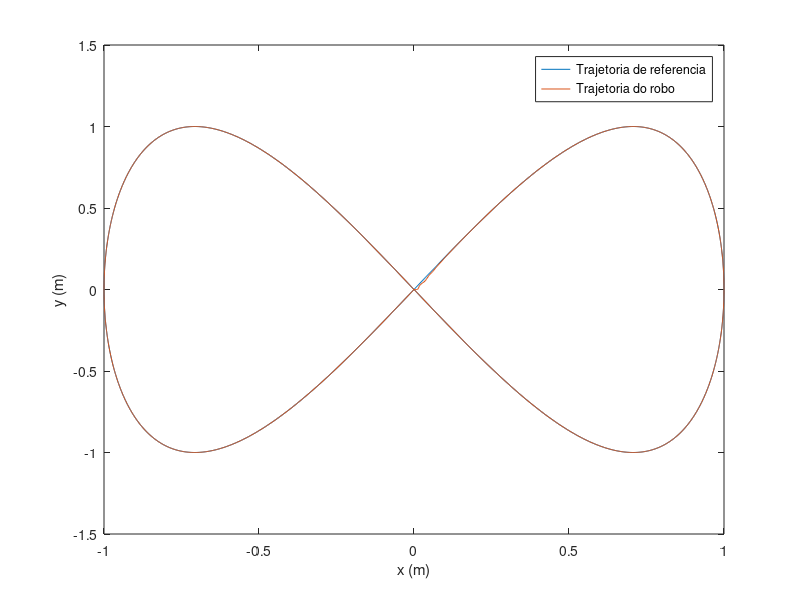
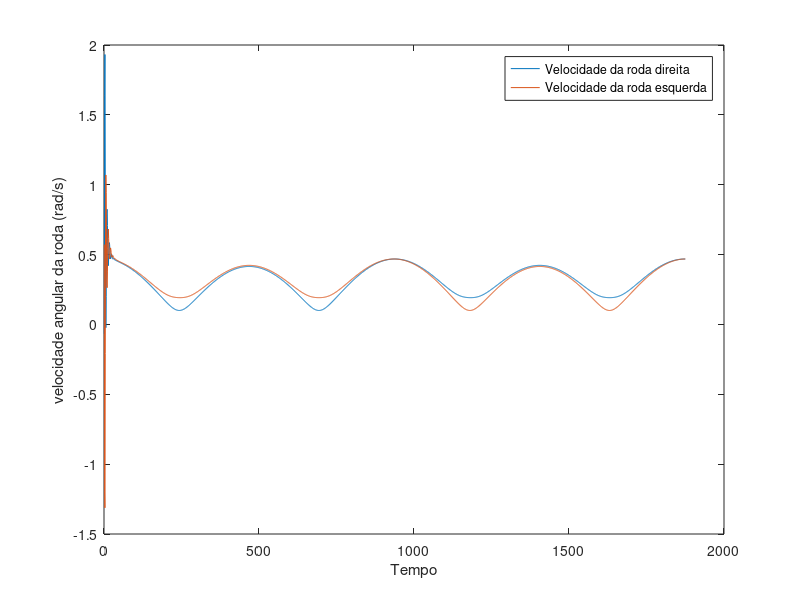

Reproduce these figures in MATLAB, in order.
%clear

% Tempo de amostragem
Ts = 0.016; % tempo de loop do sistema da unball

% Tempo de simulacao
t = 0:Ts:30;

% Limite fisico robo
R = 0.03; %raio da roda = 3cm
L = 0.075; %distancia entre as rodas = 7.5cm
wrodas_lim = 1.2/R

% Media movel
beta = 1;
noise = 0.00; % Set to experiment with noise (e.g. 0.001)

% Trajetoria
ganho = 1;
freq = 2*pi/30;
traj = [ganho*sin(freq*t); ganho*sin(2*freq*t)];

% Definicao do sistema
G = [0 1 0 0;
     0 0 0 0;
     0 0 0 1;
     0 0 0 0];

H = [0 0;
     1 0;
     0 0;
     0 1];
 
C = [1 1 0 0];
 
discSys = c2d(ss(G,H,C,0), Ts);

real = 10;
im = 0;

% Calculo da matriz de ganho K
cont_poles = [-real + im*1i, -real - im*1i, -2*real + im*1i, -2*real - im*1i];
disc_poles = [pol2cart(im*Ts, abs(exp(-real*Ts)));
              pol2cart(-im*Ts, abs(exp(-real*Ts)));
              pol2cart(im*Ts, abs(exp(-2*real*Ts)));
              pol2cart(-im*Ts, abs(exp(-2*real*Ts)))];

Kc = place(G, H, cont_poles);
Kd = place(discSys.A, discSys.B, disc_poles)

% Condicao inicial
i_pose = [0, 0, 0];
i_vel = [0.5, 0.5];

% Set das variaveis do primeiro loop
x_pos = i_pose(1);
y_pos = i_pose(2);
theta = i_pose(3);
x_vel = i_vel(1);
y_vel = i_vel(2);

x_vel_ref_prev = x_vel;
y_vel_ref_prev = y_vel;

robot_x_pos = [];
robot_y_pos = [];

control_signal_v = [];
signal_wR = [];
signal_wL = [];

% Loop de simulacao
for k = 2:length(t)
    robot_x_pos = [robot_x_pos; x_pos];
    robot_y_pos = [robot_y_pos; y_pos];
    
    % Calculo das referencias por loop
    x_pos_ref = traj(1,k);
    y_pos_ref = traj(2,k);
    x_vel_ref  = (x_pos_ref - traj(1,k-1))/Ts;
    y_vel_ref  = (y_pos_ref - traj(2,k-1))/Ts;
    
    % Calculo dos estados (erros)
    z_e = [x_pos_ref - x_pos;
           x_vel_ref - x_vel;
           y_pos_ref - y_pos;
           y_vel_ref - y_vel];
      
    % Calculo das aceleraçoes de referencia
    x_a_ref = (x_vel_ref - x_vel_ref_prev)/Ts;
    y_a_ref = (y_vel_ref - y_vel_ref_prev)/Ts;
    
    
    % Lei de controle
    mid_u = Kc*z_e + [x_a_ref; y_a_ref];
    
    % Calculo da matriz F
    v = sqrt((x_vel)^2 + (y_vel)^2);
    F = [cos(theta) -v*sin(theta);
         sin(theta) v*cos(theta)]; 
    final_u = F^(-1)*mid_u;
    
    % Entrada no robo
    v = final_u(1)*Ts + v; % integra dv
    w = final_u(2);
    
    % Limite fisico do robo
    wR = (2*v + L*w)/2;
    wL = (2*v - L*w)/2;
        
    if wR > wrodas_lim
        wR = wrodas_lim;
    end
    
    if wL > wrodas_lim
        wL = wrodas_lim;
    end
   
    signal_wR = [signal_wR; wR];
    signal_wL = [signal_wL; wL];
    
    % transforma de volta da velocidade das rodas pro robô pra garantir veracidade do calculo
    v = (wR + wL)/2; 
    w = (wR - wL)/L;
    
    control_signal_v = [control_signal_v; v];
    
    robot_input = [v; w];
    robot_cinematic = [cos(theta) 0;
                       sin(theta) 0;
                                0 1];
    dout_robot = robot_cinematic * robot_input;
    dout_robot = (dout_robot + randn(3,1)*noise); % adicionando noise pra simular erro de amostragem
    
    % "Leitura" dos estados do robô (integrando a saída)
    out_robot = [x_pos + Ts*dout_robot(1);
                 y_pos + Ts*dout_robot(2);
                 theta + Ts*dout_robot(3)];
    out_robot = (out_robot + randn(3,1)*noise); % adicionando noise pra simular erro de amostragem

    
    x_vel = (dout_robot(1)*(1 + beta) + x_vel*(1 - beta))/2;
    y_vel = (dout_robot(2)*(1 + beta) + y_vel*(1 - beta))/2;
     
    x_pos = (out_robot(1)*(1 + beta) + x_pos*(1 - beta))/2;
    y_pos = (out_robot(2)*(1 + beta) + y_pos*(1 - beta))/2;
    theta = (out_robot(3)*(1 + beta) + theta*(1 - beta))/2;
    
    x_vel_ref_prev = x_vel_ref;
    y_vel_ref_prev = y_vel_ref;
    
end

figure
plot(traj(1,:), traj(2,:));
hold on
plot(robot_x_pos, robot_y_pos);
hold off
legend("Trajetoria de referencia", "Trajetoria do robo");
xlabel("x (m)")
ylabel("y (m)")

figure
plot(signal_wR)
hold on
plot(signal_wL)
hold off
legend("Velocidade da roda direita", "Velocidade da roda esquerda");
ylabel("velocidade angular da roda (rad/s)")
xlabel("Tempo")
